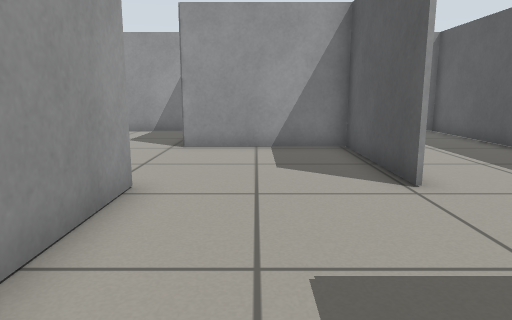
View 1 (above)

15 first-person views from a walk through a robot-simulator world made for Gazebo. The camera is 0.15 m above the floor, tilts 10° down and sees 70° across. The floor is counted in squares, 0.1 m on a side. Each view is taken from the middle of a square. On the plan, view 1 faces up. The plan holds only what a view shows up to about 16 squares ahead; the rest is blank.

View 2
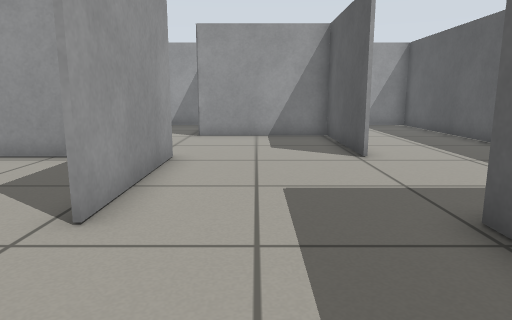

View 3
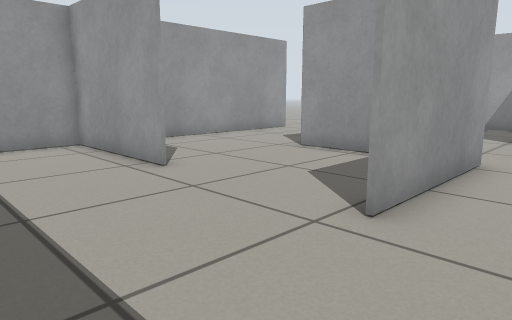

View 4
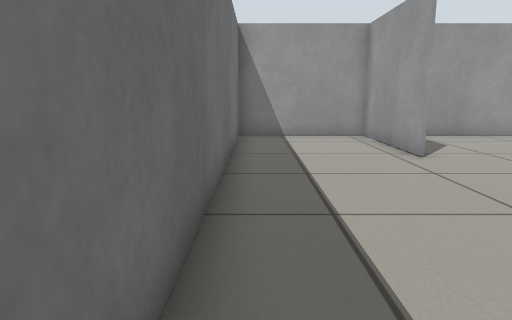

View 5
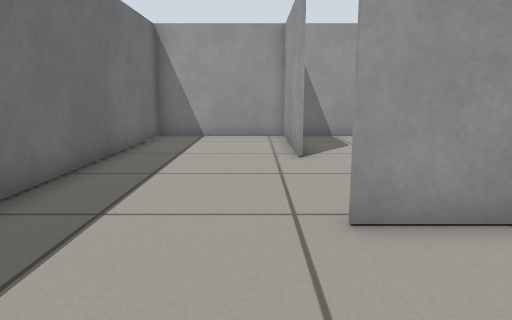

View 6
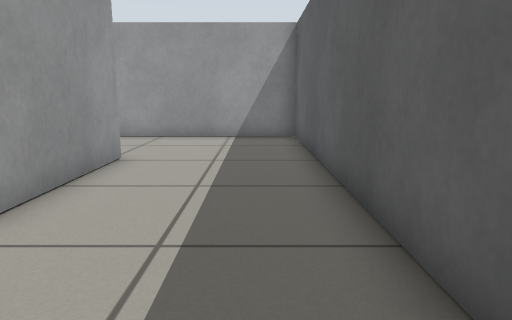

View 7
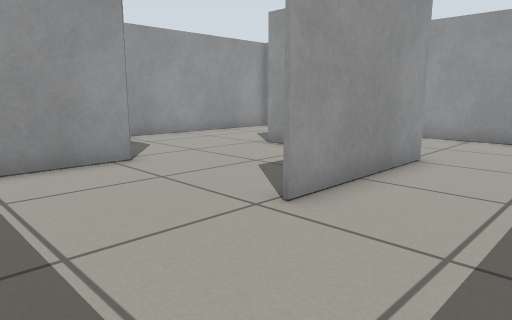

View 8
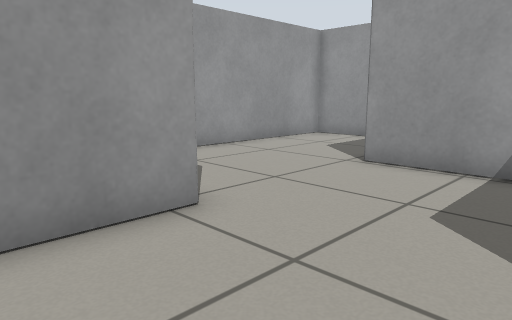

View 9
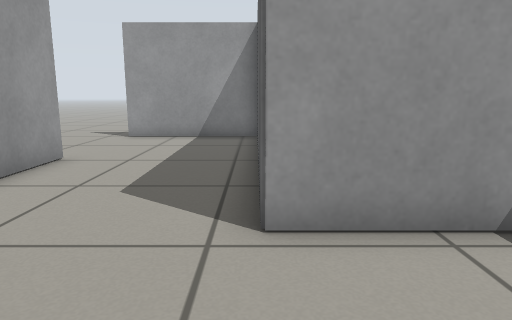

View 10
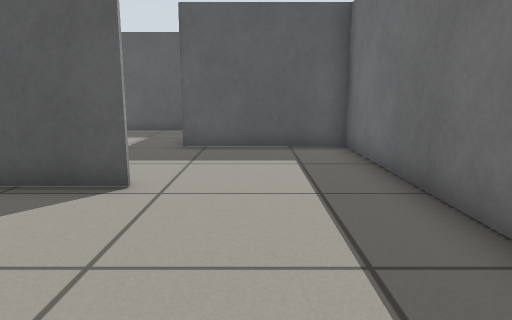

View 11
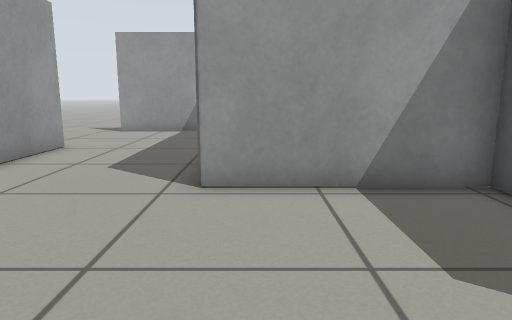

View 12
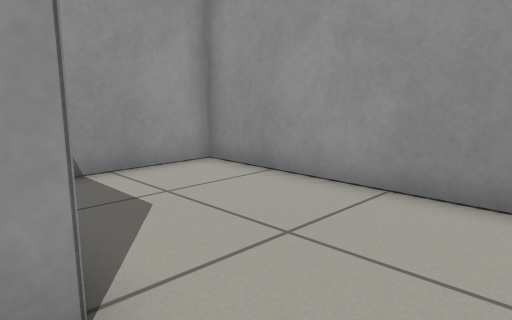

View 13
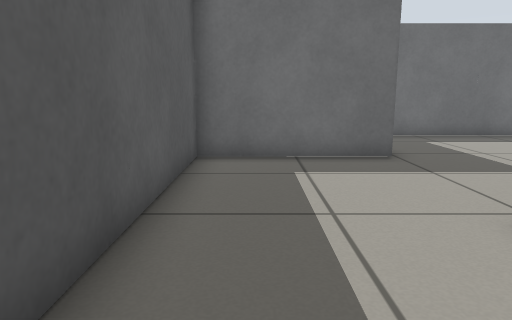

View 14
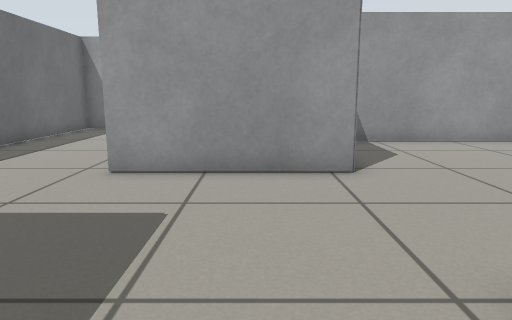

View 15
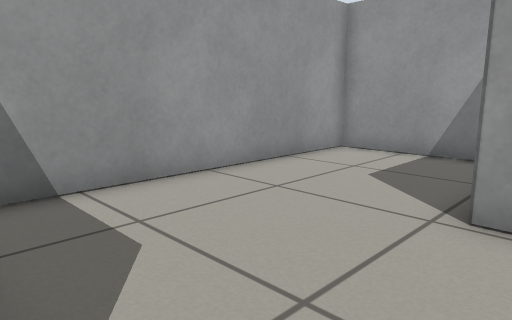

### Floor plan
Points are (right, up) in squares from view 1. A wall is a line through its corners. A room is listed if a view was taken in it or the views show most of it. See-through windows are left out.
Room 1 (views 1, 2, 3, 4, 5, 8)
walls: (-2.5, -3.6) (2.7, -3.6) (2.7, 1.2); (-2, 6) (-2, 1)
ways out: opening at (3, 3.5) to room 2; opening at (-2, -1) to room 4; opening at (0.5, 6) to room 5
Room 2 (views 6, 7, 12, 13, 14)
walls: (2.8, 10.9) (2.8, 5.9); (-2, 15.5) (-2, 12.2); (2.7, 1.2) (7.5, 1.2) (7.5, 15.5) (-1.9, 15.5)
ways out: opening at (3, 3.5) to room 1
Room 3 (view 9)
walls: (-6.9, 5.8) (-6.9, 8.1); (-6.9, 10.2) (-6.9, 10.8); (-11.6, 10.8) (-11.6, 1.1); (-7.1, 15.5) (-11.8, 15.5)
ways out: opening at (-7, 3.5) to room 4; opening at (-12, 13)
Room 4 (views 10, 11)
walls: (-6.9, 1.1) (-11.8, 1.1); (-2.1, 1) (-2.1, 3.2); (-11.6, 1.1) (-11.6, -3.6) (-2.5, -3.6); (-2.1, 5.2) (-2.1, 5.8) (-6.9, 5.8)
ways out: opening at (-2, -1) to room 1; opening at (-7, 3.5) to room 3
Room 5 (view 15)
walls: (2.7, 5.9) (2.7, 10.7) (-2.2, 10.7)
ways out: opening at (0.5, 6) to room 1; opening at (-2, 8.5) to room 6
Room 6 (no view inside)
walls: (-1.9, 15.5) (-7.1, 15.5); (-6.8, 15.5) (-6.8, 6.9)
ways out: opening at (-2, 8.5) to room 5

Positions as (right, up) in squares from view 1, and headings:
1: (0, 0), facing up
2: (0, -3), facing up
3: (0, -3), facing up-left
4: (2, -3), facing left
5: (2, 0), facing left
6: (6, 2), facing up
7: (6, 2), facing up-left
8: (2, 3), facing up-left
9: (-7, 2), facing up
10: (-8, -1), facing right
11: (-6, 0), facing up
12: (5, 10), facing up-left
13: (6, 10), facing down
14: (5, 4), facing left
15: (-1, 6), facing up-left
